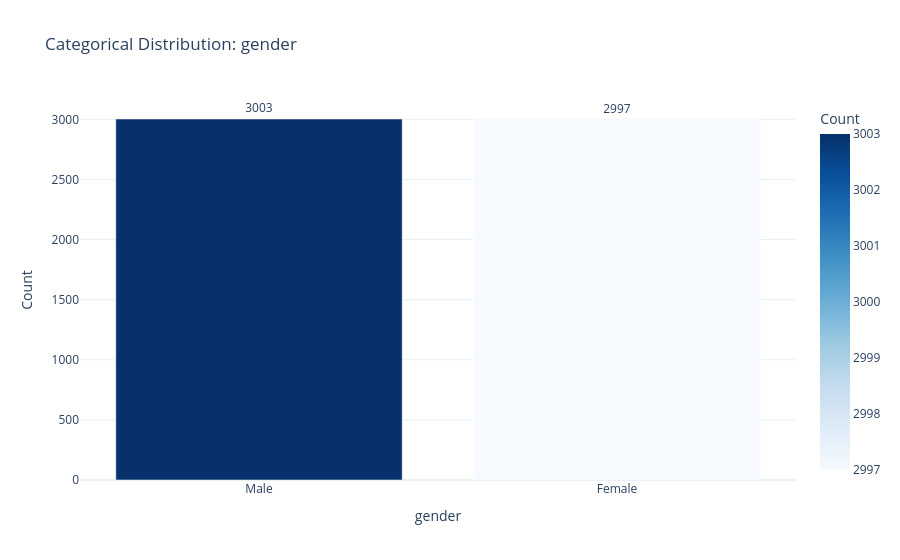
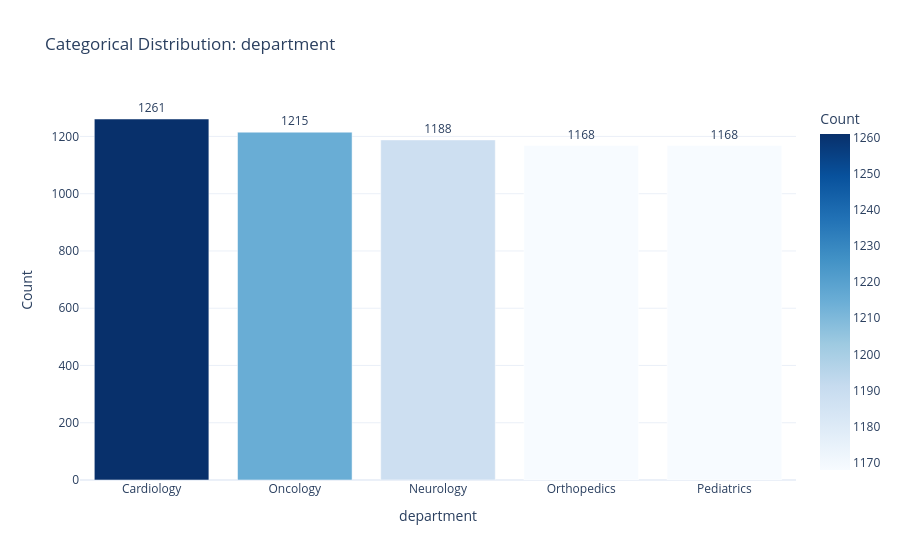
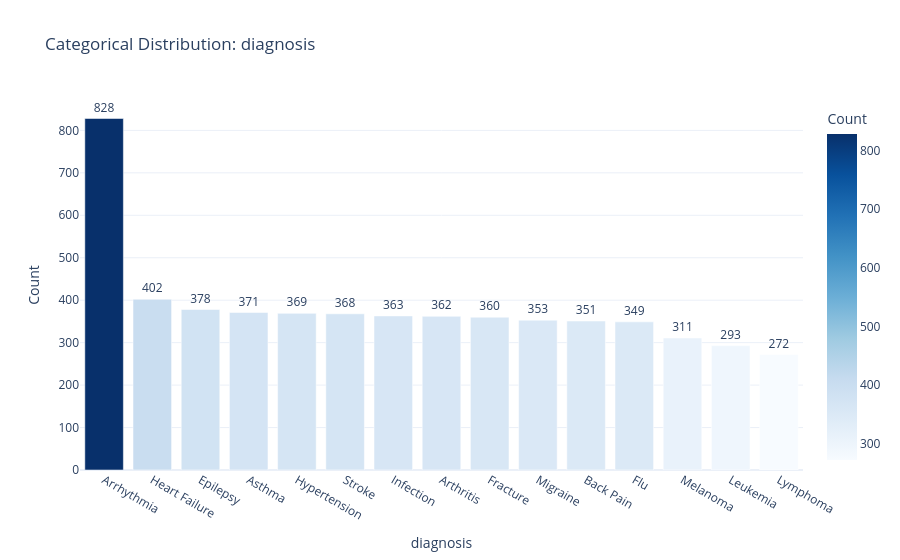
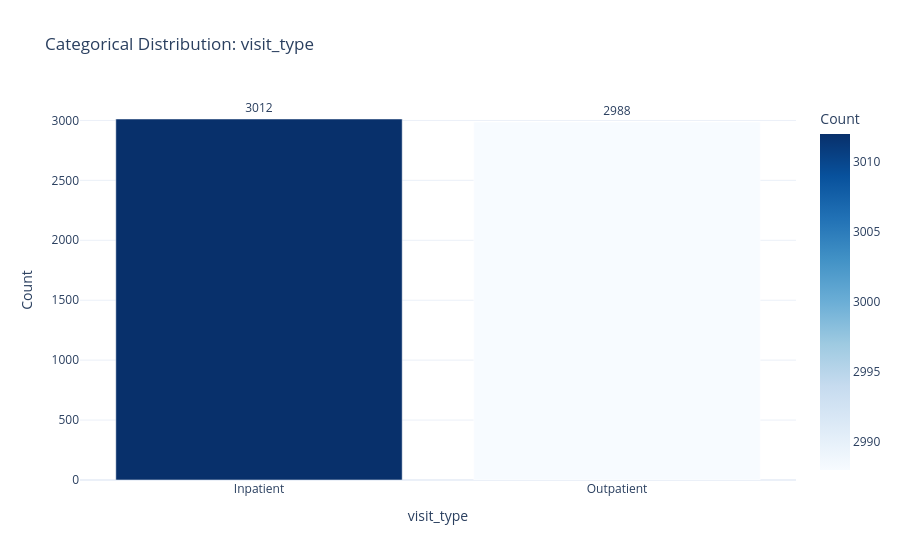

The cell these charts' notebook holds for them, in order:
### Code cell
import plotly.express as px
import plotly.graph_objects as go
from scipy.stats import gaussian_kde
import numpy as np

def univariate_analysis_plotly(df):
    categorical_cols = ['gender', 'department', 'diagnosis', 'visit_type', 'visit_reason',
                        'is_emergency', 'payer_name', 'payer_type', 'claim_status']
    numerical_cols = ['age', 'charge_amount_USD', 'payment_amount_USD']

    # --- Categorical Variables ---
    for col in categorical_cols:
        value_counts = df[col].value_counts(dropna=False).head(15).reset_index()
        value_counts.columns = [col, "Count"]

        fig = px.bar(
            value_counts,
            x=col,
            y="Count",
            text="Count",
            title=f"Categorical Distribution: {col}",
            color="Count",
            color_continuous_scale="Blues"
        )
        fig.update_traces(texttemplate='%{text}', textposition='outside')
        fig.update_layout(
            xaxis_title=col,
            yaxis_title="Count",
            template="plotly_white",
            uniformtext_minsize=8,
            uniformtext_mode='hide'
        )
        fig.show()

    # --- Numerical Variables ---
    for col in numerical_cols:
        x_vals = df[col].dropna().values
        kde = gaussian_kde(x_vals)
        x_range = np.linspace(x_vals.min(), x_vals.max(), 200)

        fig = px.histogram(
            df,
            x=col,
            nbins=20,
            marginal="box",
            histnorm="probability density",
            opacity=0.6,
            title=f"Numerical Distribution with KDE: {col}",
            color_discrete_sequence=["#636EFA"]
        )
        fig.add_trace(go.Scatter(
            x=x_range,
            y=kde(x_range),
            mode="lines",
            line=dict(color="red", width=2),
            name="KDE"
        ))
        fig.update_layout(
            xaxis_title=col,
            yaxis_title="Density",
            template="plotly_white"
        )
        fig.show()

# Run analysis
univariate_analysis_plotly(df)

### Figure 1 — Plotly figure (JSON) as saved in the notebook; plotly's stock layout.template omitted (floating-point values rounded to 4 significant figures)
{"data": [{"alignmentgroup": "True", "hovertemplate": "gender=%{x}<br>Count=%{marker.color}<extra></extra>", "legendgroup": "", "marker": {"color": [3003, 2997], "coloraxis": "coloraxis", "pattern": {"shape": ""}}, "name": "", "offsetgroup": "", "orientation": "v", "showlegend": false, "text": [3003, 2997], "textposition": "outside", "texttemplate": "%{text}", "type": "bar", "x": ["Male", "Female"], "xaxis": "x", "y": [3003, 2997], "yaxis": "y"}], "layout": {"autosize": true, "barmode": "relative", "coloraxis": {"colorbar": {"title": {"text": "Count"}}, "colorscale": [[0, "rgb(247,251,255)"], [0.125, "rgb(222,235,247)"], [0.25, "rgb(198,219,239)"], [0.375, "rgb(158,202,225)"], [0.5, "rgb(107,174,214)"], [0.625, "rgb(66,146,198)"], [0.75, "rgb(33,113,181)"], [0.875, "rgb(8,81,156)"], [1, "rgb(8,48,107)"]]}, "legend": {"tracegroupgap": 0}, "title": {"text": "Categorical Distribution: gender"}, "uniformtext": {"minsize": 8, "mode": "hide"}, "xaxis": {"anchor": "y", "autorange": true, "domain": [0, 1], "range": [-0.5, 1.5], "title": {"text": "gender"}, "type": "category"}, "yaxis": {"anchor": "x", "autorange": true, "domain": [0, 1], "range": [0, 3161.0], "title": {"text": "Count"}, "type": "linear"}}}

### Figure 2 — Plotly figure (JSON) as saved in the notebook; plotly's stock layout.template omitted (floating-point values rounded to 4 significant figures)
{"data": [{"alignmentgroup": "True", "hovertemplate": "department=%{x}<br>Count=%{marker.color}<extra></extra>", "legendgroup": "", "marker": {"color": [1261, 1215, 1188, 1168, 1168], "coloraxis": "coloraxis", "pattern": {"shape": ""}}, "name": "", "offsetgroup": "", "orientation": "v", "showlegend": false, "text": [1261, 1215, 1188, 1168, 1168], "textposition": "outside", "texttemplate": "%{text}", "type": "bar", "x": ["Cardiology", "Oncology", "Neurology", "Orthopedics", "Pediatrics"], "xaxis": "x", "y": [1261, 1215, 1188, 1168, 1168], "yaxis": "y"}], "layout": {"autosize": true, "barmode": "relative", "coloraxis": {"colorbar": {"title": {"text": "Count"}}, "colorscale": [[0, "rgb(247,251,255)"], [0.125, "rgb(222,235,247)"], [0.25, "rgb(198,219,239)"], [0.375, "rgb(158,202,225)"], [0.5, "rgb(107,174,214)"], [0.625, "rgb(66,146,198)"], [0.75, "rgb(33,113,181)"], [0.875, "rgb(8,81,156)"], [1, "rgb(8,48,107)"]]}, "legend": {"tracegroupgap": 0}, "title": {"text": "Categorical Distribution: department"}, "uniformtext": {"minsize": 8, "mode": "hide"}, "xaxis": {"anchor": "y", "autorange": true, "domain": [0, 1], "range": [-0.5, 4.5], "title": {"text": "department"}, "type": "category"}, "yaxis": {"anchor": "x", "autorange": true, "domain": [0, 1], "range": [0, 1327.0], "title": {"text": "Count"}, "type": "linear"}}}

### Figure 3 — Plotly figure (JSON) as saved in the notebook; plotly's stock layout.template omitted (floating-point values rounded to 4 significant figures)
{"data": [{"alignmentgroup": "True", "hovertemplate": "diagnosis=%{x}<br>Count=%{marker.color}<extra></extra>", "legendgroup": "", "marker": {"color": [828, 402, 378, 371, 369, 368, 363, 362, 360, 353, 351, 349, 311, 293, 272], "coloraxis": "coloraxis", "pattern": {"shape": ""}}, "name": "", "offsetgroup": "", "orientation": "v", "showlegend": false, "text": [828, 402, 378, 371, 369, 368, 363, 362, 360, 353, 351, 349, 311, 293, 272], "textposition": "outside", "texttemplate": "%{text}", "type": "bar", "x": ["Arrhythmia", "Heart Failure", "Epilepsy", "Asthma", "Hypertension", "Stroke", "Infection", "Arthritis", "Fracture", "Migraine", "Back Pain", "Flu", "Melanoma", "Leukemia", "Lymphoma"], "xaxis": "x", "y": [828, 402, 378, 371, 369, 368, 363, 362, 360, 353, 351, 349, 311, 293, 272], "yaxis": "y"}], "layout": {"autosize": true, "barmode": "relative", "coloraxis": {"colorbar": {"title": {"text": "Count"}}, "colorscale": [[0, "rgb(247,251,255)"], [0.125, "rgb(222,235,247)"], [0.25, "rgb(198,219,239)"], [0.375, "rgb(158,202,225)"], [0.5, "rgb(107,174,214)"], [0.625, "rgb(66,146,198)"], [0.75, "rgb(33,113,181)"], [0.875, "rgb(8,81,156)"], [1, "rgb(8,48,107)"]]}, "legend": {"tracegroupgap": 0}, "title": {"text": "Categorical Distribution: diagnosis"}, "uniformtext": {"minsize": 8, "mode": "hide"}, "xaxis": {"anchor": "y", "autorange": true, "domain": [0, 1], "range": [-0.5, 14.5], "title": {"text": "diagnosis"}, "type": "category"}, "yaxis": {"anchor": "x", "autorange": true, "domain": [0, 1], "range": [0, 871.6], "title": {"text": "Count"}, "type": "linear"}}}

### Figure 4 — Plotly figure (JSON) as saved in the notebook; plotly's stock layout.template omitted (floating-point values rounded to 4 significant figures)
{"data": [{"alignmentgroup": "True", "hovertemplate": "visit_type=%{x}<br>Count=%{marker.color}<extra></extra>", "legendgroup": "", "marker": {"color": [3012, 2988], "coloraxis": "coloraxis", "pattern": {"shape": ""}}, "name": "", "offsetgroup": "", "orientation": "v", "showlegend": false, "text": [3012, 2988], "textposition": "outside", "texttemplate": "%{text}", "type": "bar", "x": ["Inpatient", "Outpatient"], "xaxis": "x", "y": [3012, 2988], "yaxis": "y"}], "layout": {"autosize": true, "barmode": "relative", "coloraxis": {"colorbar": {"title": {"text": "Count"}}, "colorscale": [[0, "rgb(247,251,255)"], [0.125, "rgb(222,235,247)"], [0.25, "rgb(198,219,239)"], [0.375, "rgb(158,202,225)"], [0.5, "rgb(107,174,214)"], [0.625, "rgb(66,146,198)"], [0.75, "rgb(33,113,181)"], [0.875, "rgb(8,81,156)"], [1, "rgb(8,48,107)"]]}, "legend": {"tracegroupgap": 0}, "title": {"text": "Categorical Distribution: visit_type"}, "uniformtext": {"minsize": 8, "mode": "hide"}, "xaxis": {"anchor": "y", "autorange": true, "domain": [0, 1], "range": [-0.5, 1.5], "title": {"text": "visit_type"}, "type": "category"}, "yaxis": {"anchor": "x", "autorange": true, "domain": [0, 1], "range": [0, 3171.0], "title": {"text": "Count"}, "type": "linear"}}}
